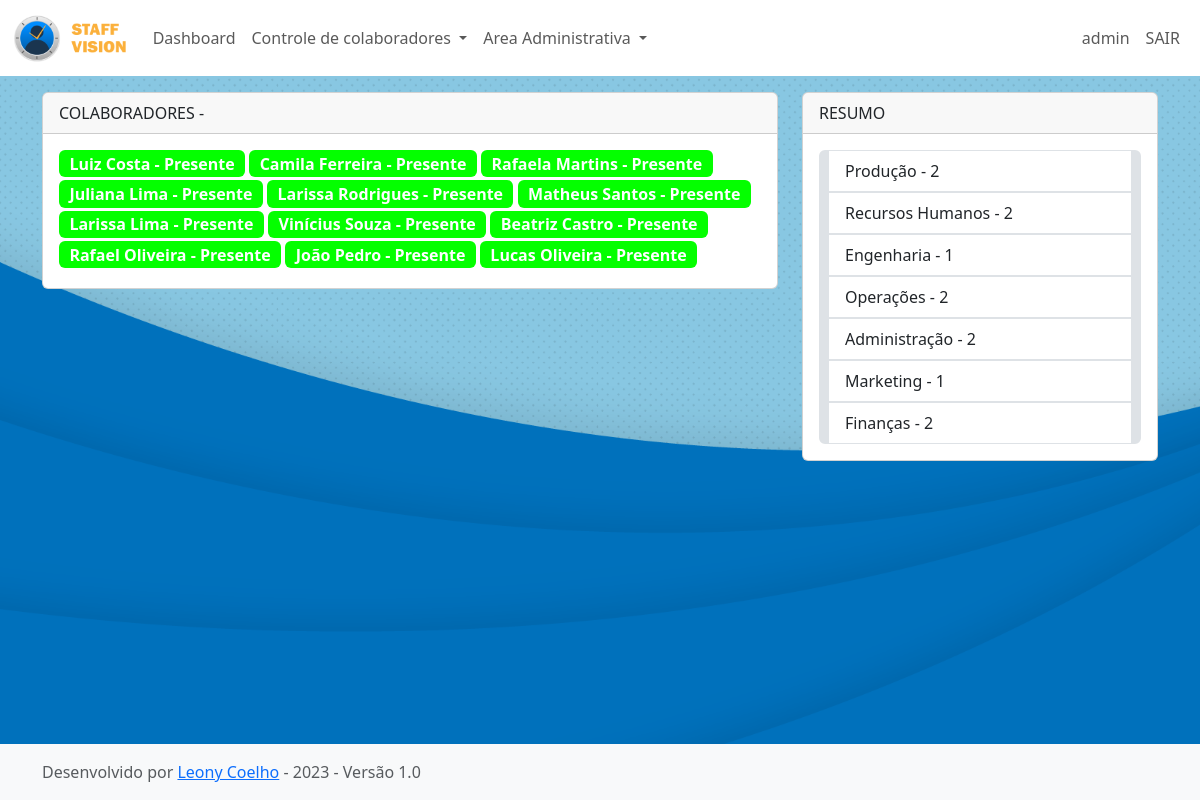
The app's page /view_by_status/1/ (signed in) with its own data.
### app_staff_vision/models.py (models this page shows, shortened)
class CustomUser(models.Model):
    user = models.OneToOneField(User, null=True, on_delete=models.CASCADE)
    name = models.CharField(max_length=100, null=True)
    sector = models.ManyToManyField(Sector)
    preset = models.ManyToManyField(Dashboard_Presets)

class Worker(models.Model):
    id_worker = models.AutoField(primary_key=True)
    number_w = models.IntegerField(default=0, null=True)
    name_w = models.CharField(max_length=124, null=True)
    position_w =  models.ManyToManyField(Position)
    establishment_w =  models.ManyToManyField(Establishment)
    shift_w =  models.ManyToManyField(Shift)
    sector_w = models.ManyToManyField(Sector)
    subSector_w = models.ManyToManyField(Sub_Sector)
    status_w =  models.ManyToManyField(Status, default="")
    observation_w = models.CharField(max_length=124, default="")

class Status(models.Model):
    status_name= models.CharField(max_length=50)
    status_color= models.CharField(max_length=50, default="#a5a5a5")

class Sector(models.Model):
    sector_name = models.CharField(max_length=50)

### app_staff_vision/views.py (the view)
# urls.py: path('view_by_status/<int:id>/', views.view_by_status, name='view_by_status'),
@login_required(login_url="/login/")
def view_by_status(request, id):
    globalsettings = Global_Settings.objects.all().latest('id')
    selected_status = get_object_or_404(Status, id=id)
    status_workers = Worker.objects.filter(status_w=selected_status)
    sector_counts = {}
    for worker in status_workers:
        for sector in worker.sector_w.all():
            sector_name = sector.sector_name
            if sector_name not in sector_counts:
                sector_counts[sector_name] = {
                    'count': 1,
                    'sector_obj': sector,  # Adicione o objeto sector aqui
                }
            else:
                sector_counts[sector_name]['count'] += 1
    context = {
        'globalsettings':globalsettings,
        'selected_status':selected_status,
        'status_workers':status_workers,
        'sector_counts': sector_counts,
    }
    return render(request, 'view_by_status.html', context)

### app_staff_vision/templates/view_by_status.html (shortened to what this page needs)
{% extends 'base.html' %}
{% block conteudo %}
<div class="container">
    <div class="row">
        <div class="col-8">
            <div class="card custom-card mb-3">
                <div class="card-header d-flex justify-content-between align-items-center">
                COLABORADORES - {{ selected_sector.sector_name }}
                </div>
                <div class="card-body">
                    {% for worker in status_workers %}
                        <span class="badge" style="background-color: {% if worker.status_w.all %}{{ worker.status_w.first.status_color }}{% endif %}; font-size:16px; margin-bottom:0.2rem" data-bs-toggle="modal" data-bs-target="#workerModal{{ worker.id_worker }}">
                            {{ worker.name_w }}
                                {% if worker.status_w.all %} - {{ worker.status_w.first.status_name }}{% endif %}
                        </span>
                        {% empty %}
                            <h6>
                                Nenhum colaborador encontrado com este {{globalsettings.status_title}}.
                            </h6>
                        {% endfor %}
                </div>
            </div>
        </div>
        <div class="col-4">
            <div class="card custom-card mb-3">
                <div class="card-header d-flex justify-content-between align-items-center">
                    Resumo
                </div>
                <div class="card-body">
                    <ul class="list-group">
                        {% for sector_name, sector_info in sector_counts.items %}
                        <li class="list-group-item" style="border-color:{{ status_info.status_obj.status_color }}; border-width:1px 10px; margin-bottom: 0px;">
                            {{ sector_name }} - {{ sector_info.count }}
                        </li>
                    {% empty %}
                        <li class="list-group-item">Nenhum {{globalsettings.status_title}} atribuído.</li>
                    {% endfor %}
                    </ul>
                </div>
            </div>
        </div>
    </div>
</div>
{% endblock %}

### app_staff_vision/templates/base.html (shortened to what this page needs)
{% load static %}
<!doctype html>
<html lang="en" class="h-100">
  <head>
    <link rel="stylesheet" type="text/css" href="{% static  globalsettings.theme.first.theme_url  %}"  />
    <link rel="stylesheet" type="text/css" href="{% static  'css/bootstrap.min.css'  %}"/>
    <link rel="stylesheet" type="text/css" href="{% static  'css/webfont.css'  %}"/>
    </head>
    {% if globalsettings.bg_image %}
    <body style="background-image: url('{{ globalsettings.bg_image.url }}'); background-size: cover; background-repeat: no-repeat;background-attachment: fixed;" class="d-flex flex-column h-100">
    {% else %}
    <body style="background-image: url('{% static 'img/bg.png' %}'); background-size: cover; background-repeat: no-repeat;background-attachment: fixed;" class="d-flex flex-column h-100">
    {% endif %}
        <nav class="navbar navbar-expand-lg customNavbar mb-3">
            <div class="container-fluid">
              <a class="navbar-brand" href="{% url 'dashboard' %}">
                {% if globalsettings.logo_image %}
                  <img src="{{ globalsettings.logo_image.url }}" alt="Logo" height="50px">
                  {% else %}
                  <img src="{% static 'img/logo.png' %}" alt="Logo" height="50px">
                {% endif %}
              </a>
              <div class="collapse navbar-collapse" id="navbarSupportedContent">
                <ul class="navbar-nav me-auto mb-2 mb-lg-0">
                  <li class="nav-item">
                    <a class="nav-link" aria-current="page" href="{% url 'dashboard' %}">Dashboard</a>
                  </li>
                  <li class="nav-item dropdown">
                    <a class="nav-link dropdown-toggle" href="#" id="workerDropdown" role="button" data-bs-toggle="dropdown" aria-expanded="false">
                      Controle de colaboradores
                    </a>
                  </li>
                  {% if request.user.is_staff %}
                  <li class="nav-item dropdown">
                    <a class="nav-link dropdown-toggle" href="#" id="admDropdown" role="button" data-bs-toggle="dropdown" aria-expanded="false">
                        Area Administrativa
                    </a>
                  </li>
                  {% endif %}
                </ul>
                <div class="d-flex">
                  <ul class="navbar-nav me-auto mb-2 mb-lg-0">
                    <li class="nav-item">
                        <a class="nav-link" href="#">{{user.customuser.name}}</a>
                      </li>
                      <li class="nav-item">
                        <a class="nav-link" href="{% url 'logout_view' %}">SAIR</a>
                      </li>
                    </ul>
                </div>
              </div>
            </div>
          </nav>
        {% block conteudo %}
        {% endblock %}
      </body>
      <footer class="footer mt-auto py-3 bg-light base-footer">
        <div class="container">
          <span class="text-muted">Desenvolvido por <a class="link-underline-opacity-0" href="https://github.com/LeonyCoelho">Leony Coelho</a> - 2023 - Versão 1.0</span>
        </div>
      </footer>
</html>

### app_staff_vision/static/css/default.css (style rules this page uses)
body { background-color: rgb(220, 227, 245); }
.customNavbar { color: rgba(0, 0, 0, 0.9); background-color: #fff !important; }
.nav-link { color: rgba(0, 0, 0, 0.9); }
.card-header { text-transform: uppercase; }
.list-group { border-radius: 0px; }

### records on screen
Worker: name_w "Luiz Costa", status_w.first.status_name "Presente"
Worker: name_w "Camila Ferreira", status_w.first.status_name "Presente"
Worker: name_w "Rafaela Martins", status_w.first.status_name "Presente"
Worker: name_w "Juliana Lima", status_w.first.status_name "Presente"
Worker: name_w "Larissa Rodrigues", status_w.first.status_name "Presente"
Worker: name_w "Matheus Santos", status_w.first.status_name "Presente"
Worker: name_w "Larissa Lima", status_w.first.status_name "Presente"
Worker: name_w "Vinícius Souza", status_w.first.status_name "Presente"
Worker: name_w "Beatriz Castro", status_w.first.status_name "Presente"
Worker: name_w "Rafael Oliveira", status_w.first.status_name "Presente"
Worker: name_w "João Pedro", status_w.first.status_name "Presente"
Worker: name_w "Lucas Oliveira", status_w.first.status_name "Presente"
Sector: sector_name "Produção", count "2"
Sector: sector_name "Recursos Humanos", count "2"
Sector: sector_name "Engenharia", count "1"
Sector: sector_name "Operações", count "2"
Sector: sector_name "Administração", count "2"
Sector: sector_name "Marketing", count "1"
Sector: sector_name "Finanças", count "2"

### other values on screen
{{ user.customuser.name }} "admin"
